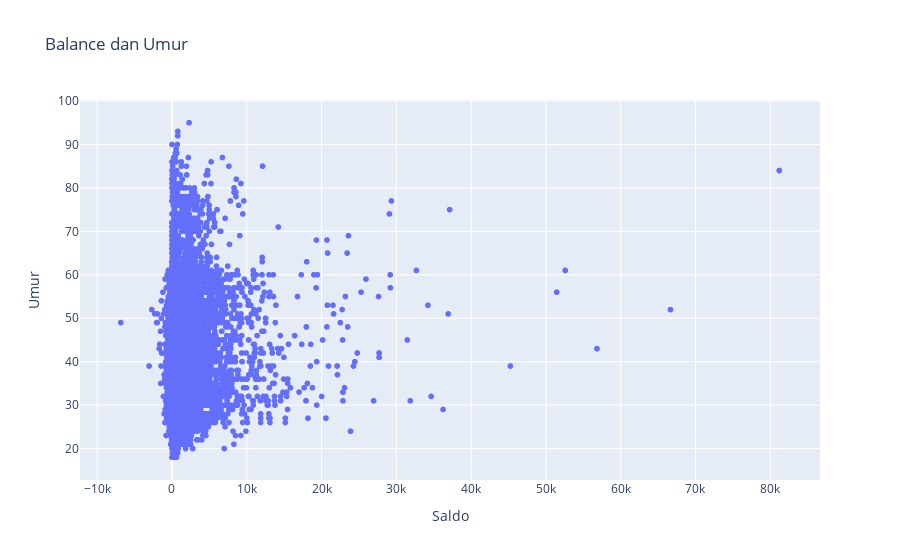

Notebook source saved alongside this figure:
### Markdown cell above
### Sebaran Balance dan Umur

### Code cell
# Membuat scatter plot PURCHASES dengan CREDIT LIMIT
fig = px.scatter(df, x='balance', y='age', hover_data=['job'], title='Balance dan Umur')
fig.update_layout(xaxis_title='Saldo', yaxis_title='Umur')
# menampilkan scatter
fig.show()

### Figure 1 — Plotly figure (JSON) as saved in the notebook; plotly's stock layout.template omitted (floating-point values rounded to 4 significant figures; data arrays with more than 128 entries replaced by an {"elided": "..."} marker saying what was removed)
{"data": [{"customdata": {"elided": "11162x1 str values"}, "hovertemplate": "balance=%{x}<br>age=%{y}<br>job=%{customdata[0]}<extra></extra>", "legendgroup": "", "marker": {"color": "#636efa", "symbol": "circle"}, "mode": "markers", "name": "", "showlegend": false, "type": "scattergl", "x": {"elided": "11162 int values"}, "xaxis": "x", "y": {"elided": "11162 int values"}, "yaxis": "y"}], "layout": {"legend": {"tracegroupgap": 0}, "title": {"text": "Balance dan Umur"}, "xaxis": {"anchor": "y", "domain": [0, 1], "title": {"text": "Saldo"}}, "yaxis": {"anchor": "x", "domain": [0, 1], "title": {"text": "Umur"}}}}
